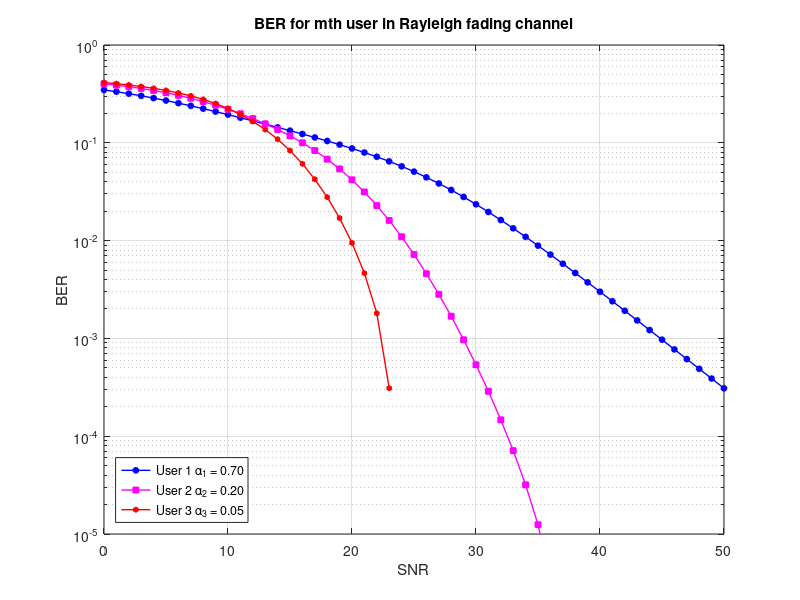

Source code (MATLAB):
clear, clc;
P=1;
[a1, a2, a3] = deal(0.70, 0.25, 0.05);
a=[a1, a2, a3];
[A1, A2 ,A3] = deal(sqrt(P*a1),sqrt(P*a2),sqrt(P*a3));
A=[A1, A2 ,A3];
SNR = 0:50;
variance=10.^(-SNR./10);
mtx1=[1 1 1;1 -1 1;1 1 -1;1 -1 -1];
mtx2=[1 1;1 -1];
mtx3=1;
M=3;OMEGA=1;zeta=0.001;
[ls1, ls2, ls3]=deal(4, 2, 1);
[sumt1, sumt2,sumt3]=deal(0,0,0);
gamma=P./variance;
gamma2=P./(variance+0.00075);
%correct power
for h =1:M 
        mtx1(:,h)=mtx1(:,h)*A(h);
end
for h =1:M-1 
        mtx2(:,h)=mtx2(:,h)*A(h+1);
end
mtx3=A(3)*mtx3;
vector1=zeros([1 length(SNR)]);
vector2=zeros([1 length(SNR)]);
vector3=zeros([1 length(SNR)]);
for h=1:length(SNR)
    sum1_3=0;
    m=1;
    for i=1:ls1
        sum1_2=0;
        for t=0:(M-m)
           sum1_1=0;
           for k=0:(m+t-1)
               ita=factorial(M)/(factorial(M-m)*factorial(m-1));
               Y=mtx1(i,:);
               beta=sum(Y)/sqrt(P);
               omega2=OMEGA*zeta*0;
               betaplus=beta.*sqrt(P./(P+gamma*omega2));
               omega=sqrt( 1+( (2*(k+1)) ./ (betaplus.^2*gamma(h)*1) ) );
               p1=(ita*(omega-1)*(-1)^(t+k)*nchoosek((M-m),t)*nchoosek((m+t-1),k)) / (2^(M-m+1)*(k+1)*omega);
               sum1_1=sum1_1+p1;
           end
           sum1_2=sum1_2+sum1_1;
        end
        sum1_3=sum1_3+sum1_2;
    end   
    vector1(h)=sum1_3;
end
for h=1:length(SNR)
    sum1_3=0;
    m=2;
    for i=1:ls2
        sum1_2=0;
        for t=0:(M-m)
           sum1_1=0;
           for k=0:(m+t-1)
               ita=factorial(M)/(factorial(M-m)*factorial(m-1));
               Y=mtx1(i,:);
               beta=sum(Y)/sqrt(P);
               omega2=OMEGA*zeta*(0.70);
               betaplus=beta.*sqrt(P./(P+gamma*omega2));%*0.5
               omega=sqrt( 1+( (2*(k+1)) ./ (betaplus.^2*gamma(h)*1) ) );
               p1=(ita*(omega-1)*(-1)^(t+k)*nchoosek((M-m),t)*nchoosek((m+t-1),k)) / (2^(M-m+1)*(k+1)*omega);
               sum1_1=sum1_1+p1;
           end
           sum1_2=sum1_2+sum1_1;
        end
        sum1_3=sum1_3+sum1_2;
    end   
    vector2(h)=sum1_3;
end
for h=1:length(SNR)
    sum1_3=0;
    m=3;
    for i=1:ls3
        sum1_2=0;
        for t=0:(M-m)
           sum1_1=0;
           for k=0:(m+t-1)
               ita=factorial(M)/(factorial(M-m)*factorial(m-1));
               Y=mtx2(i,:);
               beta=sum(Y)/sqrt(P);
               omega2=OMEGA*zeta*(0.70+0.25);
               betaplus=beta.*sqrt(P./(P+gamma*omega2));%*0.7
               omega=sqrt( 1+( (2*(k+1)) ./ (betaplus.^2*gamma(h)*1) ) );
               p1=(ita*(omega-1)*(-1)^(t+k)*nchoosek((M-m),t)*nchoosek((m+t-1),k)) / (2^(M-m+1)*(k+1)*omega);
               sum1_1=sum1_1+p1;
           end
           sum1_2=sum1_2+sum1_1;
        end
        sum1_3=sum1_3+sum1_2;
    end   
    vector3(h)=sum1_3;
end
colorstring = 'bmr';
figure(2)
semilogy(SNR,vector1,'o-','Color', colorstring(1),'LineWidth',1,'MarkerSize',4,'MarkerFaceColor','b')
hold on;grid on; ylim([10^(-5) 1]);
semilogy(SNR,vector2,'s-','Color', colorstring(2),'LineWidth',1,'MarkerSize',4,'MarkerFaceColor','m')
semilogy(SNR,vector3,'h-','Color', colorstring(3),'LineWidth',1,'MarkerSize',4,'MarkerFaceColor','r')
legend('User 1 \alpha_1 = 0.70','User 2 \alpha_2 = 0.20','User 3 \alpha_3 = 0.05','Location','southwest');
title('BER for mth user in Rayleigh fading channel');
xlabel('SNR');
ylabel('BER');